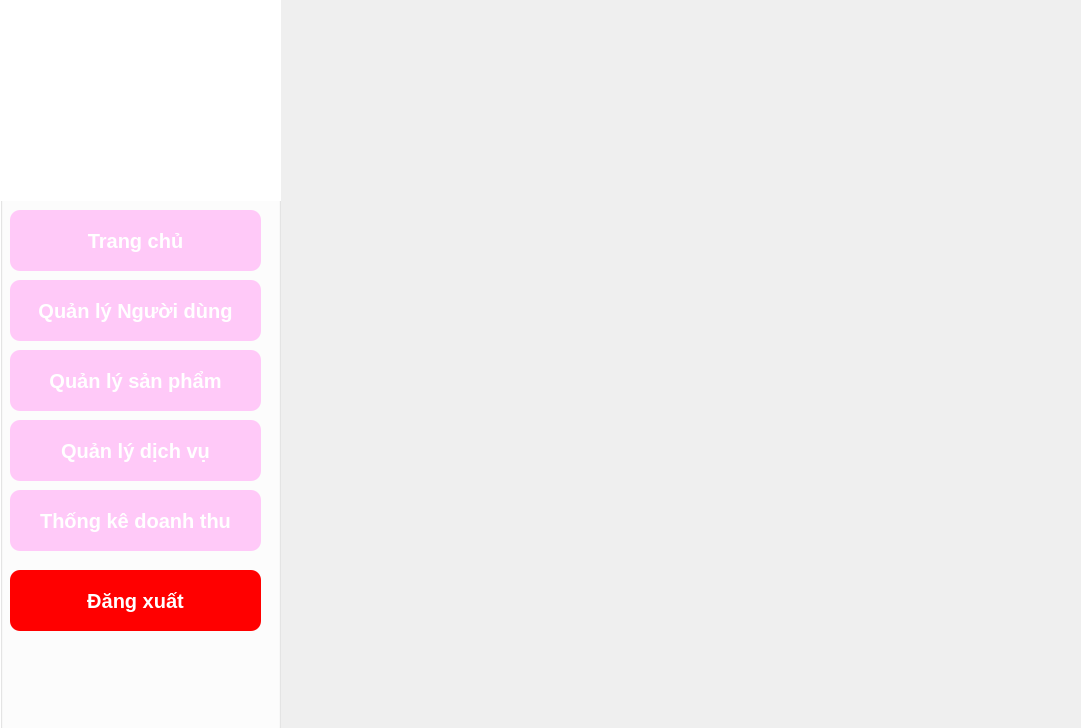
<?xml version="1.0" encoding="UTF-8"?>
<ui version="4.0">
 <class>MainWindow</class>
 <widget class="QMainWindow" name="MainWindow">
  <property name="geometry">
   <rect>
    <x>0</x>
    <y>0</y>
    <width>1081</width>
    <height>728</height>
   </rect>
  </property>
  <property name="windowTitle">
   <string>Trang Chủ</string>
  </property>
  <widget class="QWidget" name="centralwidget">
   <widget class="QGroupBox" name="groupBox">
    <property name="geometry">
     <rect>
      <x>0</x>
      <y>0</y>
      <width>281</width>
      <height>731</height>
     </rect>
    </property>
    <property name="styleSheet">
     <string notr="true">QGroupBox{
	background-color:rgb(255, 255, 255);
}</string>
    </property>
    <property name="title">
     <string/>
    </property>
    <widget class="QLabel" name="label_2">
     <property name="geometry">
      <rect>
       <x>0</x>
       <y>0</y>
       <width>281</width>
       <height>201</height>
      </rect>
     </property>
     <property name="styleSheet">
      <string notr="true">QLabel{
	background-color:rgb(255, 255, 255);
}</string>
     </property>
     <property name="text">
      <string/>
     </property>
     <property name="pixmap">
      <pixmap>img/1600w-pHbUdOZU-WI.webp</pixmap>
     </property>
     <property name="scaledContents">
      <bool>true</bool>
     </property>
     <property name="alignment">
      <set>Qt::AlignBottom|Qt::AlignLeading|Qt::AlignLeft</set>
     </property>
     <property name="wordWrap">
      <bool>false</bool>
     </property>
    </widget>
    <widget class="QPushButton" name="btnTrangChu">
     <property name="geometry">
      <rect>
       <x>10</x>
       <y>210</y>
       <width>251</width>
       <height>61</height>
      </rect>
     </property>
     <property name="styleSheet">
      <string notr="true">QPushButton{
	font-size: 20px;
    border-radius: 10px;
	background-color: rgb(255, 201, 248);
	color:rgb(255, 255, 255);
	font-weight: bold;
}
QPushButton:hover{
	background-color: rgb(0, 170, 255);
	cursor: pointer;
}</string>
     </property>
     <property name="text">
      <string>Trang chủ</string>
     </property>
    </widget>
    <widget class="QPushButton" name="btnQuanLyNguoiDung">
     <property name="geometry">
      <rect>
       <x>10</x>
       <y>280</y>
       <width>251</width>
       <height>61</height>
      </rect>
     </property>
     <property name="styleSheet">
      <string notr="true">QPushButton{
	font-size: 20px;
    border-radius: 10px;
	background-color: rgb(255, 201, 248);
	color:rgb(255, 255, 255);
	font-weight: bold;
}
QPushButton:hover{
	background-color: rgb(0, 170, 255);
	cursor: pointer;
}</string>
     </property>
     <property name="text">
      <string>Quản lý Người dùng</string>
     </property>
    </widget>
    <widget class="QPushButton" name="btnQuanLySanPham">
     <property name="geometry">
      <rect>
       <x>10</x>
       <y>350</y>
       <width>251</width>
       <height>61</height>
      </rect>
     </property>
     <property name="styleSheet">
      <string notr="true">QPushButton{
	font-size: 20px;
    border-radius: 10px;
	background-color: rgb(255, 201, 248);
	color:rgb(255, 255, 255);
	font-weight: bold;
}
QPushButton:hover{
	background-color: rgb(0, 170, 255);
	cursor: pointer;
}</string>
     </property>
     <property name="text">
      <string>Quản lý sản phẩm</string>
     </property>
    </widget>
    <widget class="QPushButton" name="btnQuanlyDichVu">
     <property name="geometry">
      <rect>
       <x>10</x>
       <y>420</y>
       <width>251</width>
       <height>61</height>
      </rect>
     </property>
     <property name="styleSheet">
      <string notr="true">QPushButton{
	font-size: 20px;
    border-radius: 10px;
	background-color: rgb(255, 201, 248);
	color:rgb(255, 255, 255);
	font-weight: bold;
}
QPushButton:hover{
	background-color: rgb(0, 170, 255);
	cursor: pointer;
}</string>
     </property>
     <property name="text">
      <string>Quản lý dịch vụ</string>
     </property>
    </widget>
    <widget class="QPushButton" name="btnQuanLyDonHang">
     <property name="geometry">
      <rect>
       <x>10</x>
       <y>490</y>
       <width>251</width>
       <height>61</height>
      </rect>
     </property>
     <property name="styleSheet">
      <string notr="true">QPushButton{
	font-size: 20px;
    border-radius: 10px;
	background-color: rgb(255, 201, 248);
	color:rgb(255, 255, 255);
	font-weight: bold;
}
QPushButton:hover{
	background-color: rgb(0, 170, 255);
	cursor: pointer;
}</string>
     </property>
     <property name="text">
      <string>Thống kê doanh thu</string>
     </property>
    </widget>
    <widget class="QPushButton" name="btnDangXuat">
     <property name="geometry">
      <rect>
       <x>10</x>
       <y>570</y>
       <width>251</width>
       <height>61</height>
      </rect>
     </property>
     <property name="styleSheet">
      <string notr="true">QPushButton{
	font-size: 20px;
    border-radius: 10px;
	background-color: rgb(255, 0, 0);
	color:rgb(255, 255, 255);
	font-weight: bold;
}
QPushButton:hover{
	background-color: rgb(255, 82, 82);
	cursor: pointer;
}</string>
     </property>
     <property name="text">
      <string>Đăng xuất</string>
     </property>
    </widget>
   </widget>
   <widget class="QLabel" name="label">
    <property name="geometry">
     <rect>
      <x>280</x>
      <y>0</y>
      <width>801</width>
      <height>731</height>
     </rect>
    </property>
    <property name="text">
     <string/>
    </property>
    <property name="pixmap">
     <pixmap>img/thiet-ke-cua-hang-quan-ao-tre-em-da-nang-hien-dai-min.jpeg</pixmap>
    </property>
    <property name="scaledContents">
     <bool>true</bool>
    </property>
    <property name="alignment">
     <set>Qt::AlignBottom|Qt::AlignLeading|Qt::AlignLeft</set>
    </property>
    <property name="wordWrap">
     <bool>false</bool>
    </property>
   </widget>
  </widget>
 </widget>
 <resources/>
 <connections/>
</ui>
